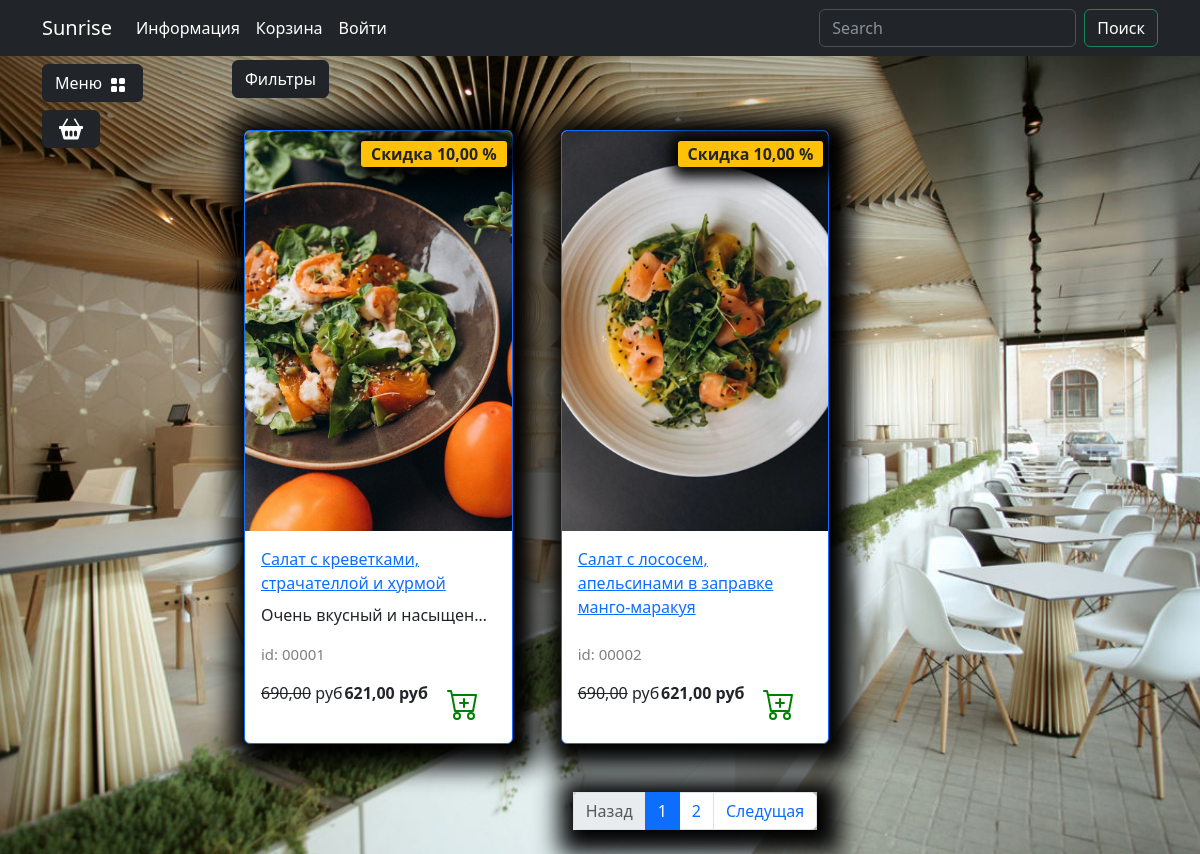
Page /catalog/all/ on the committed database.
### goods/models.py (models this page shows, shortened)
class Products(models.Model):
    name=models.CharField(max_length=150,unique=True,verbose_name='Название')
    slug=models.SlugField(max_length=200,unique=True,blank=True,null=True,verbose_name='URL')
    description=models.TextField(blank=True,null=True,verbose_name='Описание')
    image=models.ImageField(upload_to='goods_images',blank=True,null=True,verbose_name='Изображение')
    price=models.DecimalField(default=0.00,max_digits=7,decimal_places=2,verbose_name='Цена')
    discount=models.DecimalField(default=0.00,max_digits=4,decimal_places=2,verbose_name='Скидка в %')
    porcia=models.CharField(max_length=150,default=0,verbose_name='Порция')
    category=models.ForeignKey(to=Categories,on_delete=models.CASCADE,verbose_name='Категория')
    class Meta:
        db_table='product'
        verbose_name='Продукт'
        verbose_name_plural='Продукты'
    def display_id(self):
        return f"{self.id:05}"
    def sell_price(self):
        if self.discount:
            return round(self.price - self.price*self.discount/100,2)
        return self.price

### goods/views.py (the view)
# urls.py: path('catalog/', include('goods.urls', namespace='catalog')),
def catalog(request,category_slug=None):
    page=request.GET.get('page',1)
    on_sale=request.GET.get('on_sale',None)
    order_by=request.GET.get('order_by',None)
    query=request.GET.get('q',None)
    if category_slug =='all':
        goods=Products.objects.all()
    elif query:
        goods=q_search(query)
    else:
        goods=get_list_or_404(Products.objects.filter(category__slug=category_slug))
    if on_sale:
        goods=goods.filter(discount__gt=0)
    if order_by and order_by !="default":
        goods=goods.order_by(order_by)
    paginator=Paginator(goods,2)
    current_page=paginator.page(int(page))
    context = {
        "title": "Sunrise - Меню",
        "goods":current_page,
        "slug_url":category_slug
    }
    return render(request, "goods/catalog.html",context)

### carts/templatetags/carts_tags.py (called while the page is built)
@register.simple_tag()
def user_carts(request):
    if request.user.is_authenticated:
        return Cart.objects.filter(user=request.user)

### goods/templatetags/goods_tags.py (called while the page is built)
@register.simple_tag()
def tag_categories():
    return Categories.objects.all()

@register.simple_tag(takes_context=True)
def change_params(context,**kwargs):
    query=context['request'].GET.dict()
    query.update(kwargs)
    return urlencode(query)

### goods/templates/goods/catalog.html (shortened to what this page needs)
{% extends "base.html" %}
{%load static%}
{%load goods_tags %}
{%block modal_cart%}
{%  include "includes/cart_button.html" %}
{% endblock %}
{% block content %}
<div class="row">
    <div class="dropdown mb-2">
        <button class="btn btn-secondary dropdown-toggle btn-dark" type="button" data-bs-toggle="dropdown"
            aria-expanded="false">
            Фильтры
        </button>
    </div>
    {% for product in goods %}
    <div class="col-lg-4 col-md-6 p-4">
        <div class="card border-primary rounded custom-shadow">
            {% if product.image %}
                <img src="{{ product.image.url }}" class="card-img-top" alt="...">
            {% else %}
                <img src="{% static "deps/images/Not found image.png" %}" class="card-img-top" alt="...">
            {%endif%}
            <div class="card-body">
                <a href="{% url "catalog:product" product.slug %}">
                    <p class="card-title">{{product.name}}</p>
                </a>
                <p class="card-text text-truncate">{{product.description}}</p>
                <p class="product_id">id: {{product.display_id}}</p>
                <div class="d-flex justify-content-between">
                    {%if product.discount %}
                        <p><s>{{product.price}}</s> руб</p>
                        <p><strong>{{product.sell_price}} руб</strong></p>
                        <span class="badge bg-warning text-dark">Скидка {{product.discount}} %</span>
                    {%else%}
                        <p><strong>{{product.price}} руб</strong></p>
                    {%endif%}
                    <a href="{% url "cart:cart_add" product.slug  %}" class="btn add-to-cart">
                        <img class="mx-1" src="{% static "deps/icons/cart-plus.svg" %}" alt="Catalog Icon"
                            width="32" height="32">
                    </a>
                </div>
            </div>
        </div>
    </div>
    {% endfor %}
</div>
{% if  goods %}
<nav aria-label="Page navigation example">
    <ul class="pagination justify-content-center my-4">
        <div class="custom-shadow d-flex">
            <li class="page-item {% if not goods.has_previous %}disabled{% endif %}">
              <a class="page-link"href="{% if  goods.has_previous %}?{% change_params page=goods.previous_page_number %}{%else%}#{%endif%}">Назад</a>
            </li>
            {% for page in goods.paginator.page_range %}
            {% if page >= goods.number|add:-1 and page <= goods.number|add:1 %}
                <li class="page-item {% if goods.number == page %}active{%endif%}">
                    <a class="page-link" href="?{% change_params page=page %}">{{page}}</a>
                </li>
            {%endif%}
            {% endfor %}
            <li class="page-item {% if not goods.has_next %}disabled{% endif %}">
                <a class="page-link"href="{% if goods.has_next %}?{% change_params page=goods.next_page_number %}{% else %}#{% endif %}">Следущая</a>
              </li>
        </div>
    </ul>
</nav>
{% endif %}
{%endblock%}

### static/deps/css/my_css.css (style rules this page uses)
body { background-image: url("../images/bg-image.jpg"); background-repeat: no-repeat; background-attachment: fixed; background-position: center center; background-size: cover; height: 100%; }
.dropdown-toggle::after { content: none; }
.custom-shadow { box-shadow: 5px 5px 25px 19px #000000; }
.product_id { color: gray; font-size: 15px; }
.badge.bg-warning.text-dark { position: absolute; top: 10px; right: 5px; z-index: 1; padding: 5px 10px; border-radius: 3px; font-size: 1rem; box-shadow: 2px 2px 15px 9px #000000; }

### rows in the picture
Products: image (picture), name "Салат с креветками, страчателлой и хурмой", description "Очень вкусный и насыщен…", display_id "00001", price "690,00", sell_price "621,00", discount "10,00"
Products: image (picture), name "Салат с лососем, апельсинами в заправке манго-маракуя", display_id "00002", price "690,00", sell_price "621,00", discount "10,00"

### other values in the picture
{{ page }} "1" "2"
